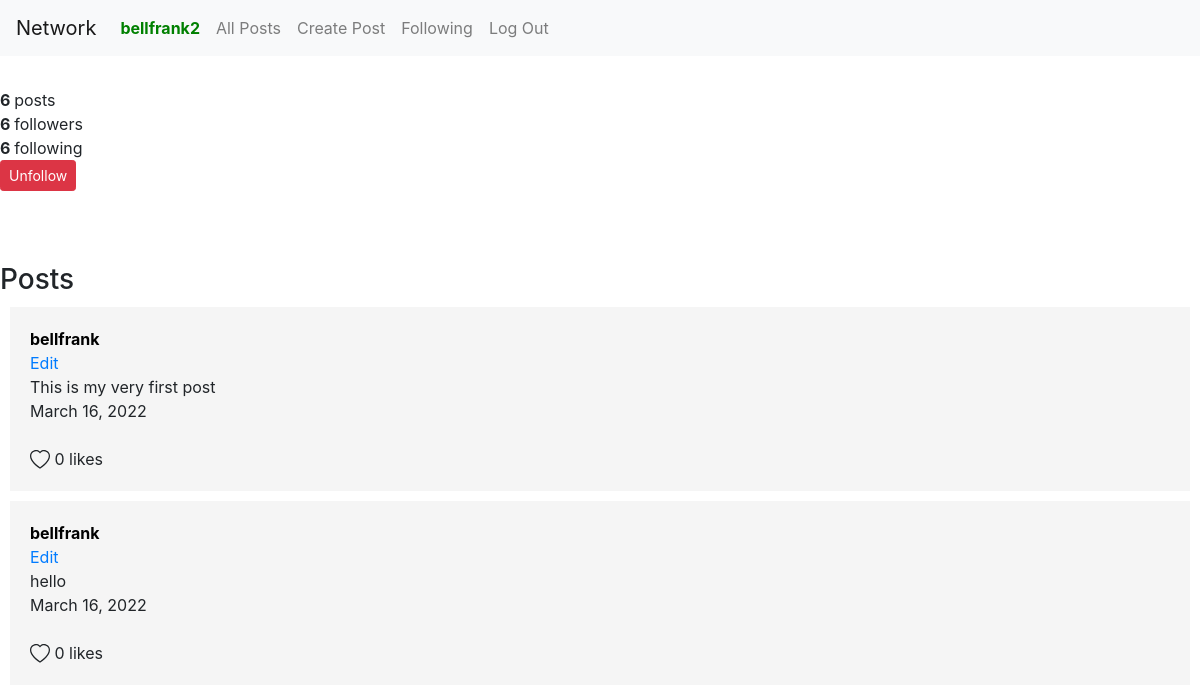
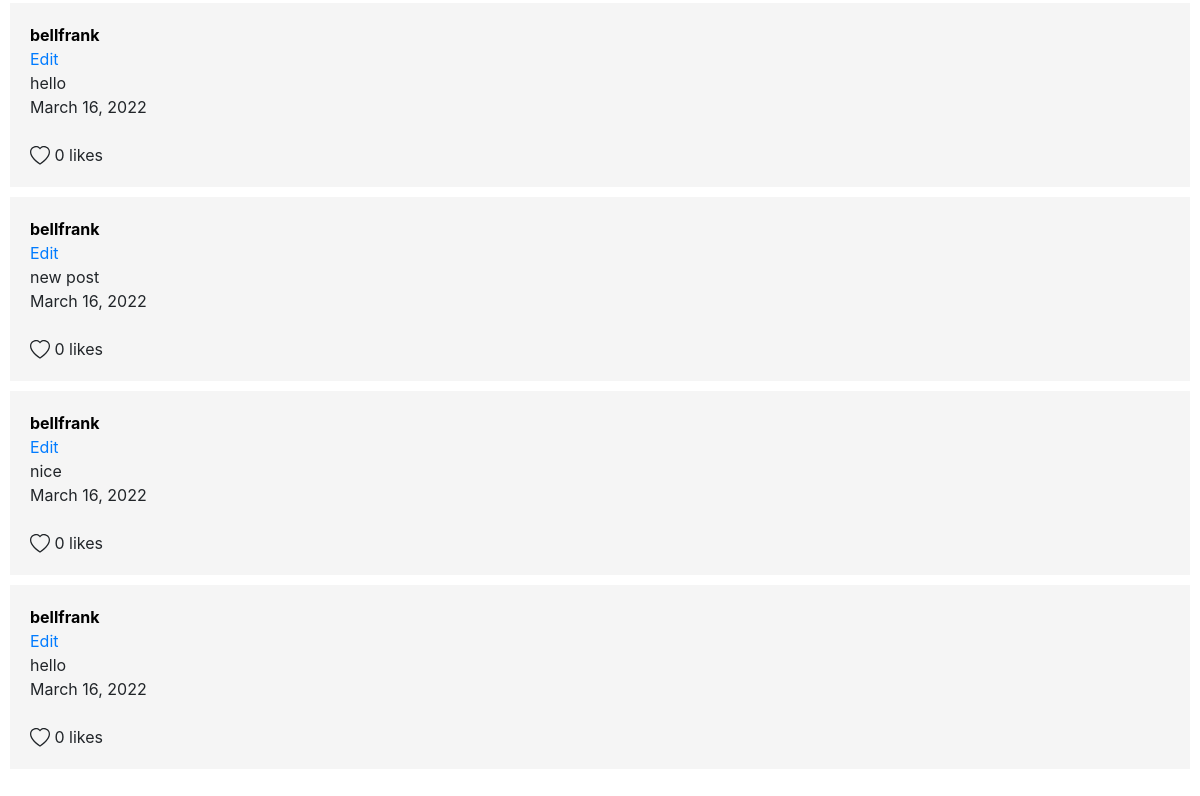
The app's page /profile/bellfrank (signed in), older data (2 pictures, top to bottom).
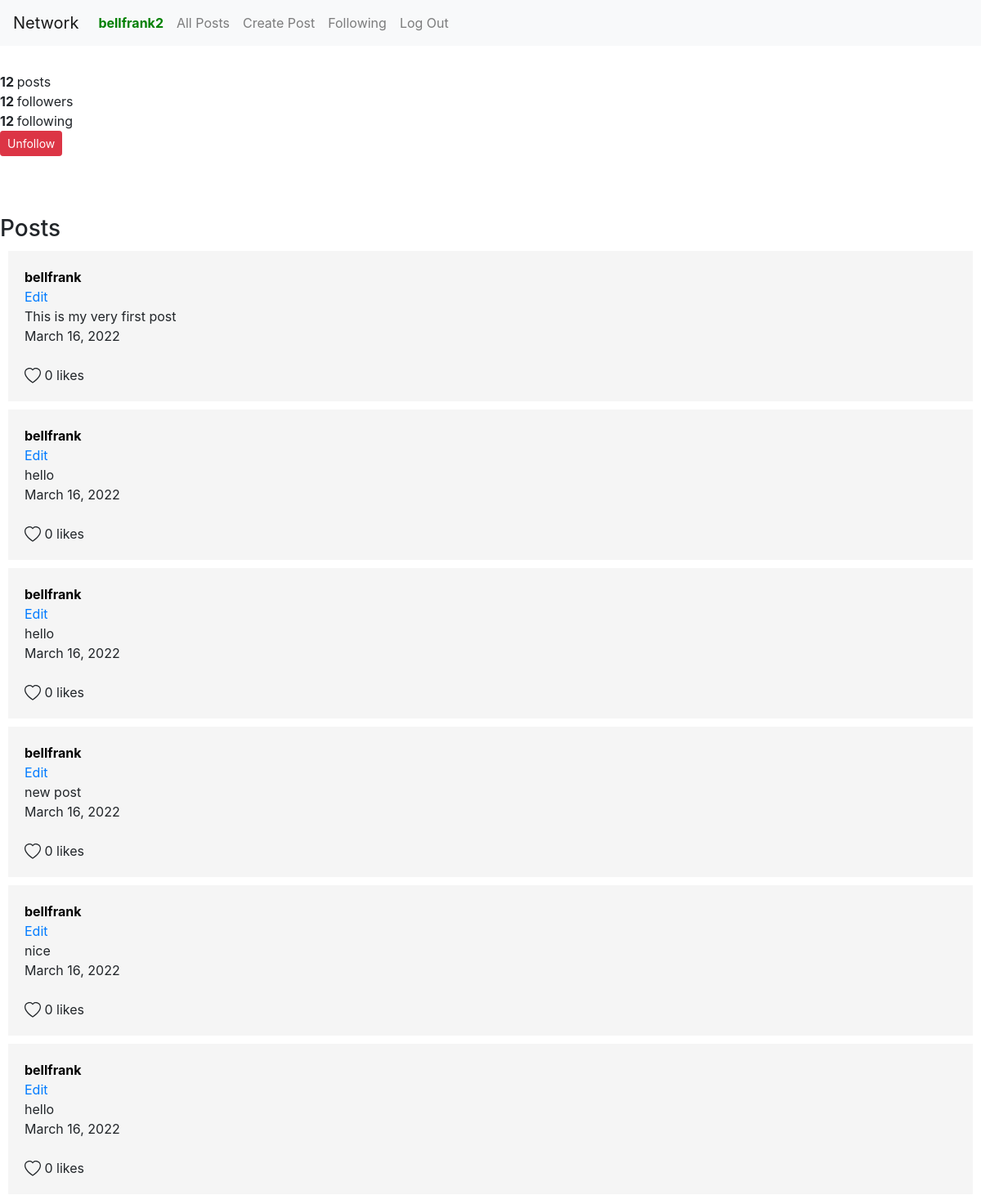
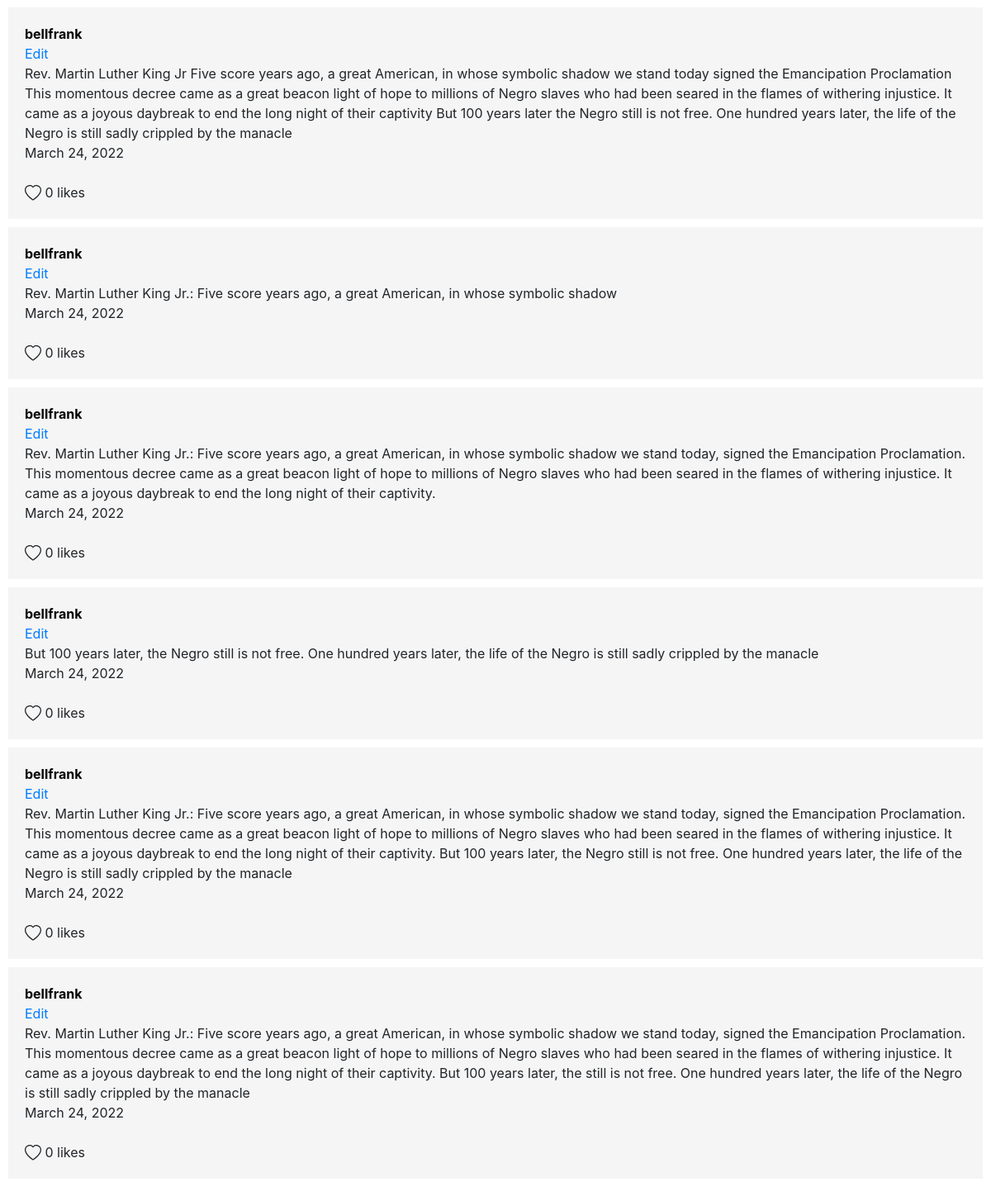
The same page, newer data (2 pictures, top to bottom).
### network/models.py (models this page shows, shortened)
class User(AbstractUser):
    followers = models.ManyToManyField('self', blank=True, related_name="followees", symmetrical=False)

class Posts(models.Model):
    user = models.ForeignKey(User, on_delete=models.CASCADE, related_name="user_post")
    description = models.TextField(max_length=500)
    time_posted = models.DateField(auto_now_add = True)
    status = models.BooleanField(default=True)

### network/views.py (the view)
# urls.py: path("profile/<str:name>", views.profile, name="profile"),
@login_required
def profile(request, name):
    posts = User.objects.get(username=name).user_post.all()
    number_posts = len(posts)
    following = User.objects.get(username=request.user).followees.all()
    name1 = User.objects.get(username=name)
    follow = False
    if name1 in following:
        follow = True
    if request.method == "POST":
        user = User.objects.get(id=request.user.id)
        id = User.objects.get(username=name).id
        if follow:
            remove_follower = user.followees.remove(id)
            follow = False
        else:
            add_follower = user.followees.add(id)
            follow = True
        return HttpResponseRedirect(reverse('profile', args=[str(name)]))
    else:
        return render(request, "network/profile.html",{
            "posts":posts,
            "name":name,
            "number_posts":number_posts,
            "follow":follow,
        })

### network/templates/network/profile.html (shortened to what this page needs)
{% extends "network/layout.html" %}
{% block body %}
<br>
<strong>{{number_posts}} </strong>posts<br>
<strong>{{number_posts}} </strong>followers<br>
<strong>{{number_posts}} </strong>following<br>
<form action="{% url 'profile' name %}" method="post">
    {% if follow %}
    <button type="submit" class="btn btn-danger btn-sm">Unfollow</button>
    {% else %}
    <button type="submit" class="btn btn-primary btn-sm">Follow</button>
    {% endif %}
</form>
<br>
<br>
<br>
<h3> Posts</h3>
    {% for post in posts %}
        <div class="post">
            <a href="" style="color: black;"><strong>{{post.user}}</strong></a>
            <br>
            <a href="">Edit</a>
            <br>
            {{post.description}}
            <br>
            {{post.time_posted}}
            <br>
            <br>
               0 likes
        </div>
    {% endfor %}
{% endblock %}

### network/templates/network/layout.html (shortened to what this page needs)
{% load static %}
<!DOCTYPE html>
<html lang="en">
    <head>
        <link rel="stylesheet" href="https://stackpath.bootstrapcdn.com/bootstrap/4.4.1/css/bootstrap.min.css">
        <link href="{% static 'network/styles.css' %}" rel="stylesheet">
    </head>
    <body>
        <nav class="navbar navbar-expand-lg navbar-light bg-light">
            <a class="navbar-brand" href="{% url 'index' %}">Network</a>
            <div>
              <ul class="navbar-nav mr-auto">
                {% if request.user.is_authenticated %}
                    <li class="nav-item">
                        <a class="nav-link" href="#" style="color: green;"><strong>{{ request.user.username }}</strong></a>
                    </li>
                {% endif %}
                <li class="nav-item">
                  <a class="nav-link" href="{% url 'index' %}">All Posts</a>
                </li>
                {% if request.user.is_authenticated %}
                    <li class="nav-item">
                        <a class="nav-link" href="{% url 'create' %}">Create Post</a>
                    </li>
                    <li class="nav-item">
                        <a class="nav-link" href="{% url 'following' %}">Following</a>
                    </li>
                    <li class="nav-item">
                        <a class="nav-link" href="{% url 'logout' %}">Log Out</a>
                    </li>
                {% endif %}
              </ul>
            </div>
          </nav>
        <div class="body">
            {% block body %}
            {% endblock %}
        </div>
    </body>
</html>

### network/static/network/styles.css (style rules this page uses)
.post { background-color: whitesmoke; padding: 20px; margin: 10px; }
body { padding-bottom: 50px; }

Row changes from the older to the newer data that the page shows:
added Posts: user "bellfrank", description "Rev. Martin Luther King Jr Five score years ago, a great American, in whose symbolic shadow we stand today signed the Emancipation Proclamation This momentous decree came as a great beacon light of hope to millions of Negro slaves who had been seared in the flames of withering injustice. It came as a joyous daybreak to end the long night of their captivity But 100 years later the Negro still is not free. One hundred years later, the life of the Negro is still sadly crippled by the manacle", time_posted "March 24, 2022"
added Posts: user "bellfrank", description "Rev. Martin Luther King Jr.: Five score years ago, a great American, in whose symbolic shadow", time_posted "March 24, 2022"
added Posts: user "bellfrank", description "Rev. Martin Luther King Jr.: Five score years ago, a great American, in whose symbolic shadow we stand today, signed the Emancipation Proclamation. This momentous decree came as a great beacon light of hope to millions of Negro slaves who had been seared in the flames of withering injustice. It came as a joyous daybreak to end the long night of their captivity.", time_posted "March 24, 2022"
added Posts: user "bellfrank", description "But 100 years later, the Negro still is not free. One hundred years later, the life of the Negro is still sadly crippled by the manacle", time_posted "March 24, 2022"
added Posts: user "bellfrank", description "Rev. Martin Luther King Jr.: Five score years ago, a great American, in whose symbolic shadow we stand today, signed the Emancipation Proclamation. This momentous decree came as a great beacon light of hope to millions of Negro slaves who had been seared in the flames of withering injustice. It came as a joyous daybreak to end the long night of their captivity. But 100 years later, the Negro still is not free. One hundred years later, the life of the Negro is still sadly crippled by the manacle", time_posted "March 24, 2022"
added Posts: user "bellfrank", description "Rev. Martin Luther King Jr.: Five score years ago, a great American, in whose symbolic shadow we stand today, signed the Emancipation Proclamation. This momentous decree came as a great beacon light of hope to millions of Negro slaves who had been seared in the flames of withering injustice. It came as a joyous daybreak to end the long night of their captivity. But 100 years later, the still is not free. One hundred years later, the life of the Negro is still sadly crippled by the manacle", time_posted "March 24, 2022"
Text that changed along with them:
{{ number_posts }}: "6" → "12"
